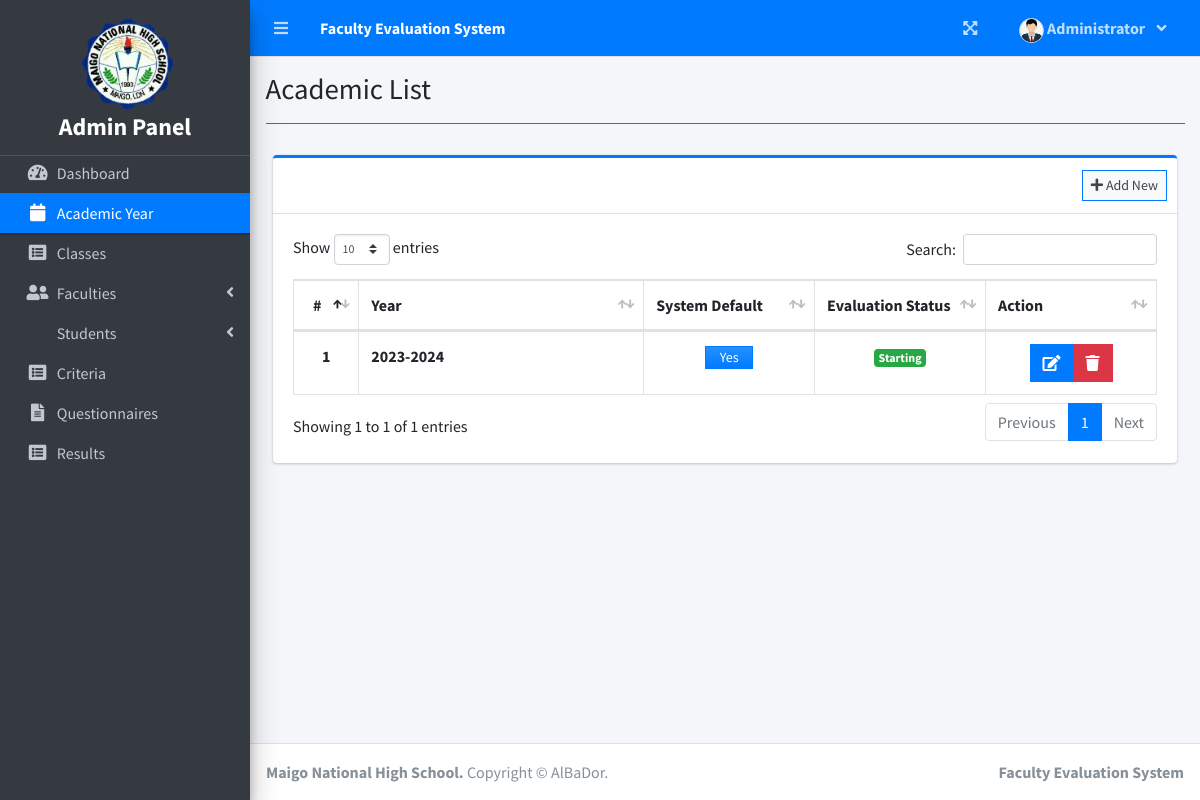
Page /index.php?page=academic_list (signed in) on the earlier database version.
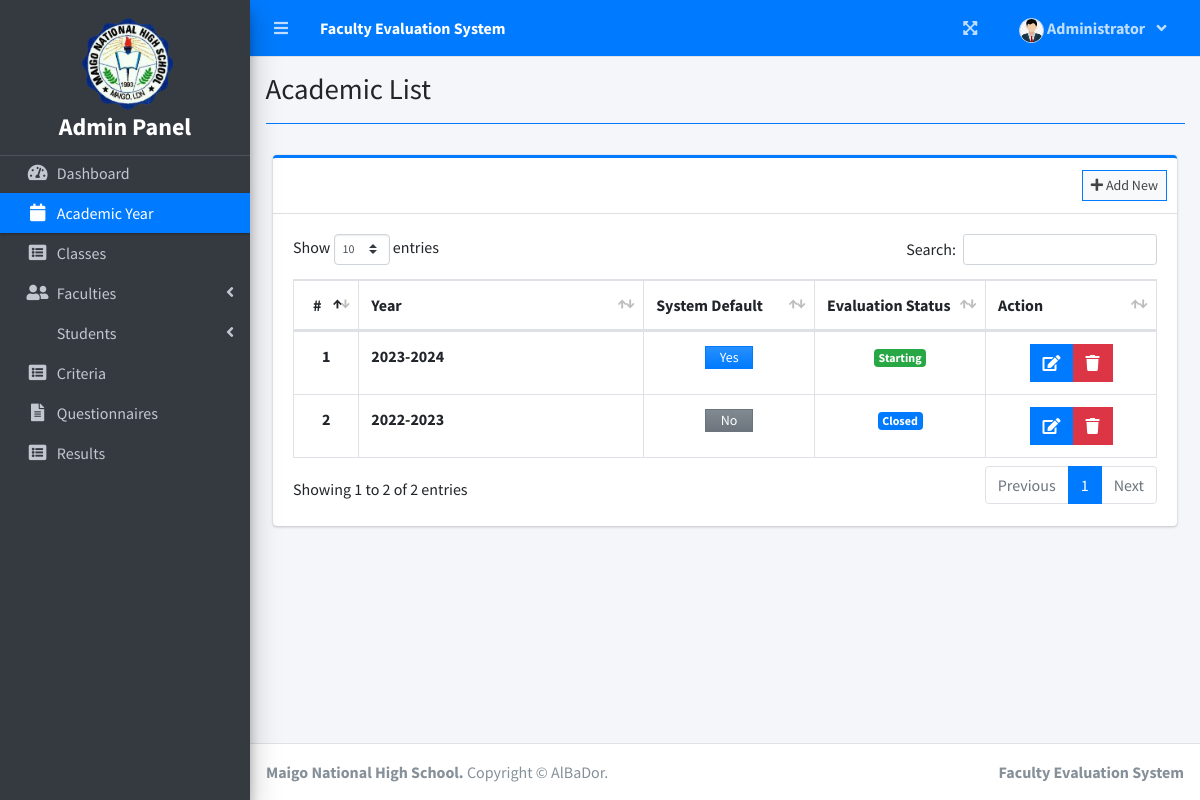
Same page on the later database version.
### tables this page shows
CREATE TABLE `academic_list` (
  `id` int(30) NOT NULL,
  `year` text NOT NULL,
  `semester` int(30) NOT NULL,
  `is_default` tinyint(1) NOT NULL DEFAULT 0,
  `status` int(1) NOT NULL DEFAULT 0 COMMENT '0=Pending,1=Start,2=Closed'
);

### admin/academic_list.php (the view, shortened to what this page needs)
<?php include'db_connect.php' ?>
<div class="col-lg-12">
	<div class="card card-outline card-primary">
		<div class="card-header">
			<div class="card-tools">
				<a class="btn btn-block btn-sm btn-default btn-flat border-primary new_academic" href="javascript:void(0)"><i class="fa fa-plus"></i> Add New</a>
			</div>
		</div>
		<div class="card-body">
			<table class="table tabe-hover table-bordered" id="list">
				<colgroup>
					<col width="5%">
					<col width="25%">
					<col width="15%">
					<col width="15%">
					<col width="15%">
				</colgroup>
				<thead>
					<tr>
						<th class="text-center">#</th>
						<th>Year</th>
						<th>System Default</th>
						<th>Evaluation Status</th>
						<th>Action</th>
					</tr>
				</thead>
				<tbody>
					<?php
					$i = 1;
					$qry = $conn->query("SELECT * FROM academic_list order by abs(year) desc");
					while($row= $qry->fetch_assoc()):
					?>
					<tr>
						<th class="text-center"><?php echo $i++ ?></th>
						<td><b><?php echo $row['year'] ?></b></td>
						<td class="text-center">
							<?php if($row['is_default'] == 0): ?>
								<button type="button" class="btn btn-secondary bg-gradient-secondary col-sm-4 btn-flat btn-sm px-1 py-0 make_default" data-id="<?php echo $row['id'] ?>">No</button>
							<?php else: ?>
								<button type="button" class="btn btn-primary bg-gradient-primary col-sm-4 btn-flat btn-sm px-1 py-0">Yes</button>
							<?php endif; ?>
						</td>
						<td class="text-center">
							<?php if($row['status'] == 0): ?>
								<span class="badge badge-secondary">Not yet Started</span>
							<?php elseif($row['status'] == 1): ?>
								<span class="badge badge-success">Starting</span>
							<?php elseif($row['status'] == 2): ?>
								<span class="badge badge-primary">Closed</span>
							<?php endif; ?>
						</td>
						<td class="text-center">
		                    <div class="btn-group">
		                        <a href="javascript:void(0)" data-id='<?php echo $row['id'] ?>' class="btn btn-primary btn-flat manage_academic">
		                          <i class="fas fa-edit"></i>
		                        </a>
		                        <button type="button" class="btn btn-danger btn-flat delete_academic" data-id="<?php echo $row['id'] ?>">
		                          <i class="fas fa-trash"></i>
		                        </button>
	                      </div>
						</td>
					</tr>
				<?php endwhile; ?>
				</tbody>
			</table>
		</div>
	</div>
</div>

Differences in the rows shown:
added academic_list: year "2022-2023", status "Closed"
Other differences:
text written by a page script: "Show entries Search: Showing 1 to 1 of 1 entries Previous 1 Next" → "Show entries Search: Showing 1 to 2 of 2 entries Previous 1 Next"
